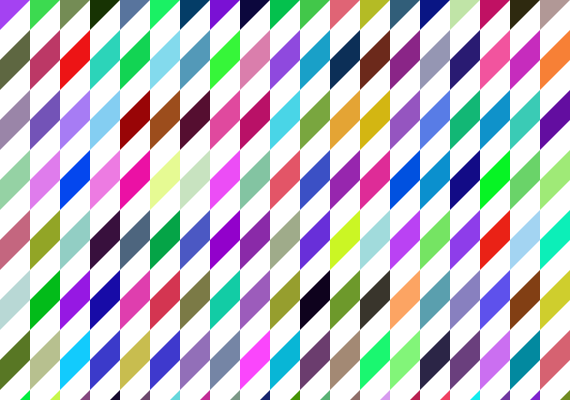
Frame 1 (no input)
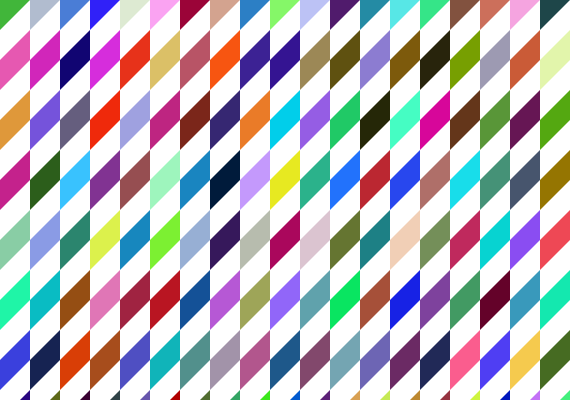
Frame 60 (the mouse pressed at the canvas centre just before this capture)
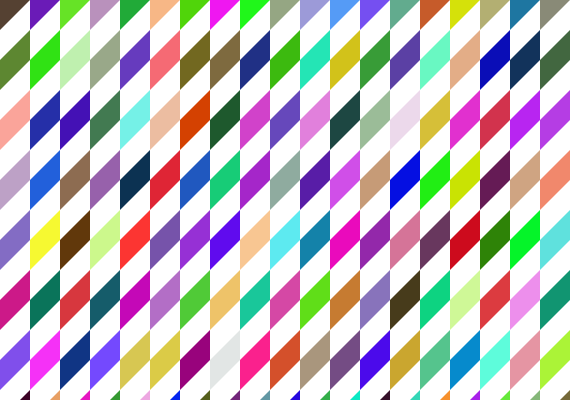
Frame 120 (the mouse held since frame 60 and released just before this capture)

The Processing sketch that drew these frames (run headless with seeded random() and noise(); from frame 60 on, the mouse is pressed at the canvas centre):

// Processing sketch: back_white_fete
// ── back_white_fete.pde
void setup(){
  size(570,400);
  column_width = 600.0/10.0;
  background(255);
}

float column_width;
boolean black = false;

void draw(){
  black = !black;
  background(255);
  for (float y = 0.0; y < 60.0; y ++){
    for(int column = 0; column < 600; column += column_width/2.0){
      fill(random(0,255),random(0,255),random(0,255));
      noStroke();
      quad(column, y*column_width,
           column, y*column_width + column_width/2.0,
           column + column_width/2.0, y*column_width,
           column + column_width/2.0, y*column_width - column_width/2.0);
    }
    black = !black;
  }
}
